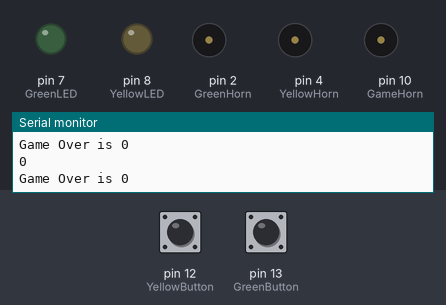
A sketch run on a simulated Arduino Pro Mini, built with avr-gcc and run on an emulated ATmega328P. Parts: output pins drawn as LEDs (lit = HIGH), buzzer (waves = sounding, pin HIGH), the last lines printed to the serial monitor. Inputs (shaded band) come from the test bench; at power-on: pin 12 (YellowButton) HIGH, pin 13 (GreenButton) HIGH. Pins used as bus, display or sensor lines are not drawn.

Above: at 1.2 s.
1.3 s: pin 12 (YellowButton) pulled LOW for 0.15 s
At 2.3 s:
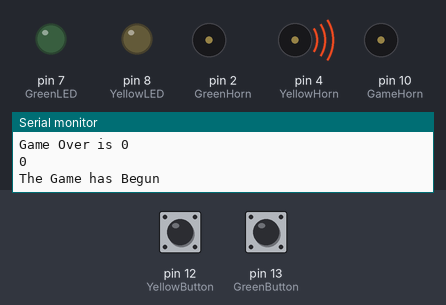
4.4 s: pin 13 (GreenButton) pulled LOW for 3.2 s
At 7.8 s:
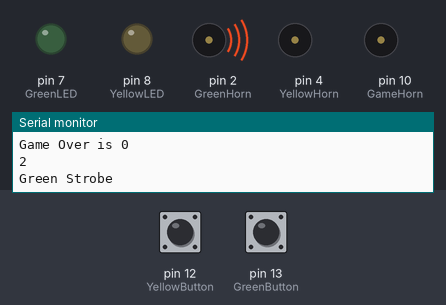
9.5 s: pin 12 (YellowButton) pulled LOW for 1 s
At 11.9 s:
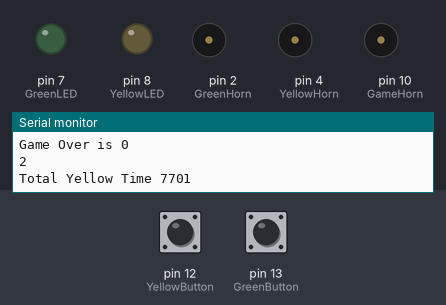
13.5 s: pin 13 (GreenButton) driven LOW
At 14.4 s:
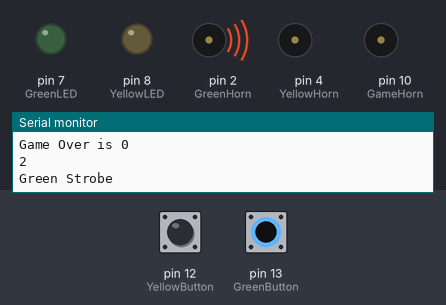
16.5 s: pin 12 (YellowButton) driven LOW and pin 13 (GreenButton) driven HIGH
At 18.8 s:
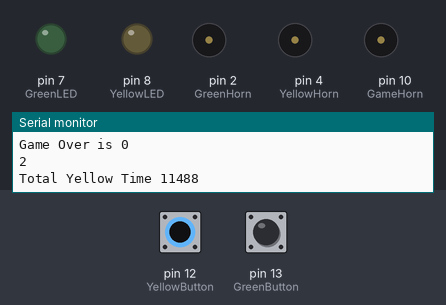
Timing chart, 0 to 20.3 s (numbered marks = the images above; inputs shaded):
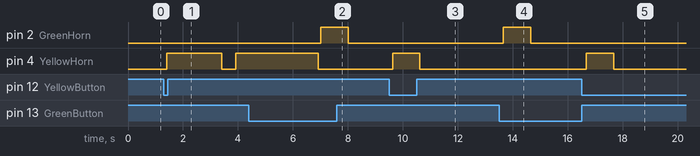

Measured:
- after the input at 1.3 s, pin 4 (YellowHorn): LOW → HIGH after 0.12 s, → LOW 2.0 s later, → HIGH 0.50 s later
- after the input at 4.4 s, pin 2 (GreenHorn): LOW → HIGH after 2.6 s, → LOW 1.0 s later
- after the input at 9.5 s, pin 4 (YellowHorn): LOW → HIGH after 0.12 s, → LOW 1.0 s later
- after the input at 13.5 s, pin 2 (GreenHorn): LOW → HIGH after 0.14 s, → LOW 1.0 s later
- after the input at 16.5 s, pin 4 (YellowHorn): LOW → HIGH after 0.16 s, → LOW 1.0 s later

The sketch:

PaintBall_Capture_the_Flag.ino
```cpp
/*

PROMINI

		          D0   D1   RST
	   GND  GND  VCC  RX   TX   /DTR
        +--------------------------------+
        |  [ ]  [ ]  [ ]  [ ]  [ ]  [ ]  |
        |              FTDI              |
    D1  | [ ]1/TX                 RAW[ ] |
    D0  | [ ]0/RX                 GND[ ] |
        | [ ]RST        SCL/A5[ ] RST[ ] |   C6
        | [ ]GND        SDA/A4[ ] VCC[ ] |
    D2  | [x]2/INT0    ___         A3[ ] |   C3
    D3  |~[x]3/INT1   /   \        A2[ ] |   C2
    D4  | [x]4       /PRO  \       A1[ ] |   C1
    D5  |~[x]5       \ MINI/       A0[ ] |   C0
    D6  |~[ ]6        \___/    SCK/13[x] |   B5
    D7  | [ ]7          A7[ ] MISO/12[x] |   B4
    B0  | [ ]8          A6[ ] MOSI/11[x]~|   B3
    B1  |~[ ]9                  SS/10[x]~|   B2
        |           [RST-BTN]            |
        +--------------------------------+


*/

/*
 *MODE 1*
 -capture the flag acumulated time-

 a capture the flag style timer for paintball
 a team will need to press there coloured button and controll the box for a set time
 the time required is accumulated time for each team
 */

/*
*MODE 2*
 -capture the flag total time-

 standard caputure the flag each team will need
 to press their button to "capture" the flag.
 team in control when the timer ends wins

 */

/*
*MODE 3*
 -capture the flag deadman switch-


 */


// setup for includes
#include <Servo.h>
Servo AirHorn;

// setup for variables and costants
const int GreenButton = 13; // Green Teams Activation Button
const int YellowButton = 12; // Yellow Team Activation Button
//const int AirHornOut = 10;
const int GameHorn = 10;
const long GameTimer = 900000; // Game Time 15 Min in milli seconds
const int AirHornOn = 90; // Servo position to blow the horn
const int AirHornOff = 0; // Servo position when horn is off
const int YellowLED = 8;
const int GreenLED = 7;
const int GreenHorn = 2;
const int GreenStrobe = 3;
const int YellowHorn = 4;
const int YellowStrobe = 5;

int GBState = HIGH; // for debounce control of Green Button
int PrevGBState = HIGH;
int YBState = HIGH; // for debounce control of Yellow Button
int PrevYBState = HIGH;
int InControl = 0; // 0 is neutral 1 = Green 2 = Yellow
boolean GameOver = false;

unsigned long GreenTotalTime = 0;
unsigned long YellowTotalTime = 0;
unsigned long prevMilli = 0;
unsigned long currentMilli = 0;

void setup()
{
  pinMode(GreenButton, INPUT);
  pinMode(YellowButton, INPUT);
  // pinMode(AirHornOut, OUTPUT);
  pinMode(GameHorn, OUTPUT);
  pinMode(YellowLED, OUTPUT);
  pinMode(GreenLED, OUTPUT);
  pinMode(GreenHorn, OUTPUT);
  pinMode(GreenStrobe, OUTPUT);
  pinMode(YellowHorn, OUTPUT);
  pinMode(YellowStrobe, OUTPUT);
  // use pullup resistors for the buttons
  digitalWrite(GreenButton,HIGH);
  digitalWrite(YellowButton,HIGH);
  //AirHorn.attach(AirHornOut); // Attach the servo control to pwm pin 10
  Serial.begin(9600); // setup serial for debuging *** remove once all is working ***
}
//
void loop()
{ // Start Loop
  while(!GameOver)
  { // Start the while loop
    Serial.print("Game Over is ");
    Serial.println(GameOver);
    Serial.println(InControl);

    // if the Green Button is pressed then Green is in control
    GBState = digitalRead(GreenButton);
    if ((GBState == LOW) && (PrevGBState == HIGH)) // start the debounce
    {
      PrevGBState = GBState;
      delay(100);
      GBState = digitalRead(GreenButton);
      if (GBState == LOW && PrevGBState == LOW && InControl != 1) // if the debounce was true
      {
        // Green is in control of the flag station
        currentMilli = millis();
        if (InControl == 0)
        {
          Serial.println("The Game has Begun");
          GreenBuzzer(2000);
          delay(500);
          GreenBuzzer(2000);
          Serial.println("Green Buzzer");
          //delay(1000);
        }
        InControl = 1; // Green is now in control
        digitalWrite(GreenStrobe,HIGH);
        digitalWrite(YellowStrobe,LOW);
        Serial.println("Green Strobe");
        PrevGBState = HIGH;
        GreenBuzzer(1000); // To signify that the team has taken control
        Serial.println("Green has taken Control");

      }
      else
      {
        PrevGBState = HIGH;
      }
    }
    // if the yelow button is pressed then yellow is in control

    YBState = digitalRead(YellowButton);
    if (YBState == LOW && PrevYBState == HIGH)
    {
      PrevYBState = YBState;
      delay(100);
      YBState = digitalRead(YellowButton);
      if (YBState == LOW && PrevYBState == LOW && InControl !=2)
      {
        //Yellow incontrol of the flag station
        currentMilli = millis();
        if (InControl == 0)
        {
          Serial.println("The Game has Begun");
          YellowBuzzer(2000);
          delay(500);
          YellowBuzzer(2000);
          Serial.println("Yellow Buzzer");
          //delay(1000);
        }
        InControl = 2;
        digitalWrite(YellowStrobe,HIGH);
        digitalWrite(GreenStrobe,LOW);
        Serial.println("Yellow Strobe");
        PrevYBState = HIGH;
        YellowBuzzer(1000);
        Serial.println("Yellow is In Control");
      }
      else
      {
        PrevYBState = HIGH;
      }
    }

    // Keeping track of time
    if (InControl == 1)
    {
      GreenTotalTime = GreenTotalTime + millis() - currentMilli;
      currentMilli = millis();
      Serial.print("Total Green Time ");
      Serial.println(GreenTotalTime);
      Serial.println(InControl);
    }
    else if (InControl == 2)
    {
      YellowTotalTime = YellowTotalTime + millis() - currentMilli;
      currentMilli = millis();
      Serial.print("Total Yellow Time ");
      Serial.println(YellowTotalTime);
      Serial.println(InControl);
    }
    // Finding a winner
    if (GreenTotalTime >= GameTimer)
    {
      digitalWrite(GreenStrobe,HIGH);
      digitalWrite(YellowStrobe,LOW);
      Serial.println("Green is the Winner");
      //Blow the horn!!!
      GameBuzzer(4000);
      //Wait for the reset key
      GameOver = true;
    }
    if (YellowTotalTime >=GameTimer)
    {
      digitalWrite(YellowStrobe,HIGH);
      digitalWrite(GreenStrobe,LOW);
      Serial.println("Yellow is the Winner");
      //Blow The Horn
      GameBuzzer(4000);
      //Wait for the reset Key
      GameOver = true;
    }
  } // End the while loop
} // End of loop

//**********

// Start of functions
void BlowTheHorn(int Blast)
{
  AirHorn.write(AirHornOn);
  delay(Blast);
  AirHorn.write(AirHornOff);
  delay(50);
}

void GameBuzzer(int BlastTime)
{
  digitalWrite(GreenHorn,HIGH);
  digitalWrite(YellowHorn,HIGH);
  delay(BlastTime);
  digitalWrite(GreenHorn,LOW);
  digitalWrite(YellowHorn,LOW);
}

void YellowBuzzer(int BlastTime)
{
  digitalWrite(YellowHorn,HIGH);
  delay(BlastTime);
  digitalWrite(YellowHorn,LOW);
}

void GreenBuzzer(int BlastTime)
{
  digitalWrite(GreenHorn,HIGH);
  delay(BlastTime);
  digitalWrite(GreenHorn,LOW);
}

//void WaitForReset()
```
